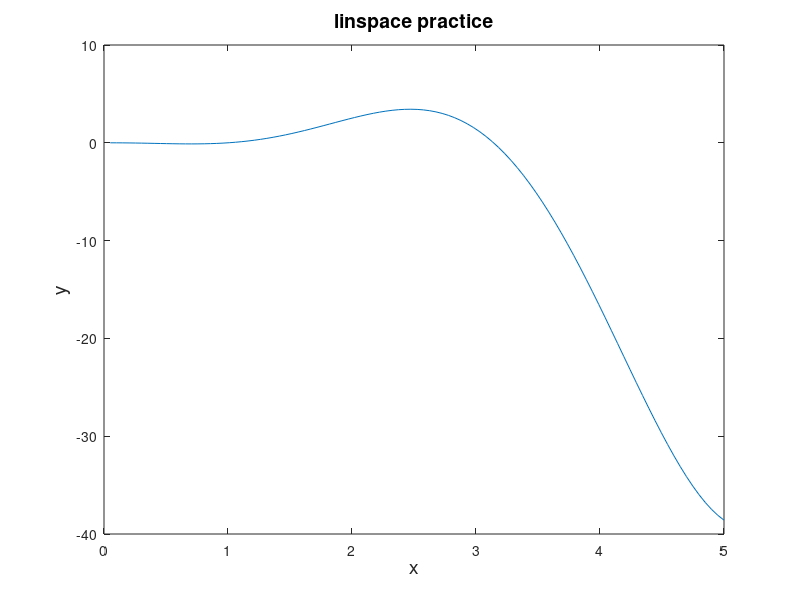
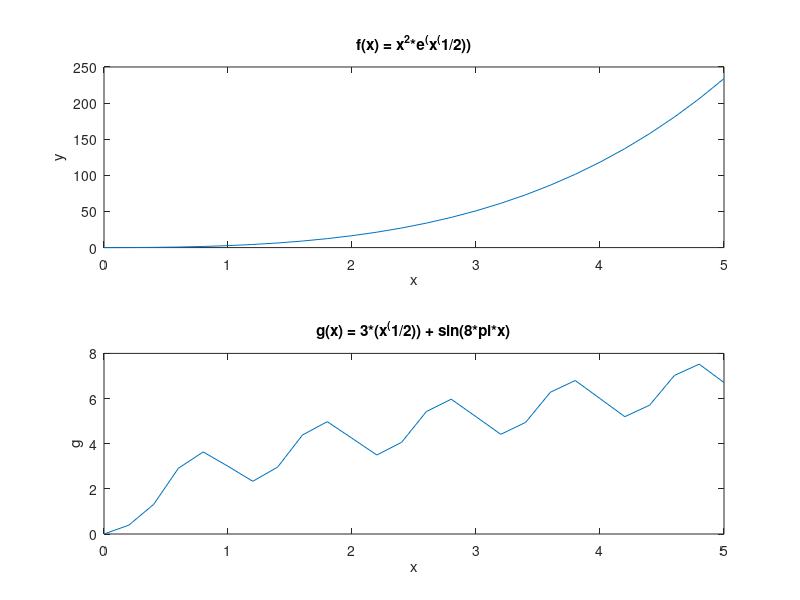
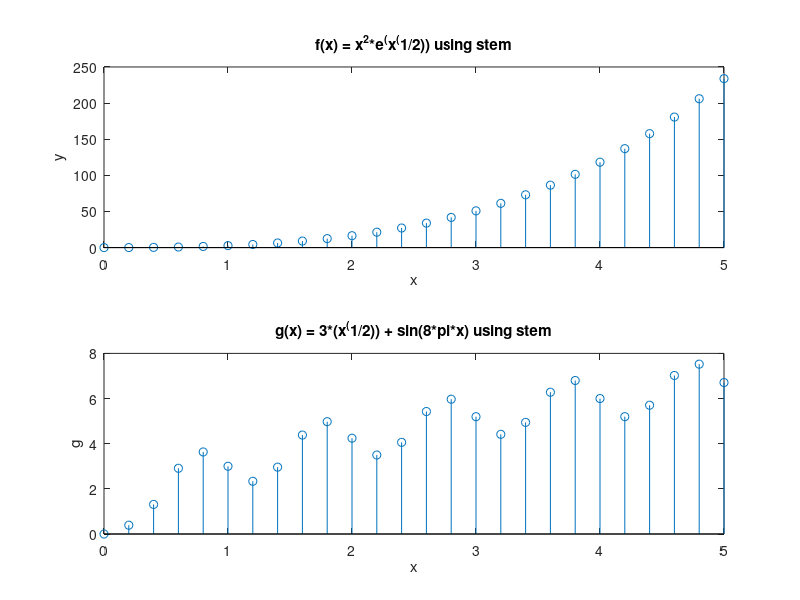

MATLAB code for these plots, in order: (Note: this script raises an error after producing the figures.)
clear all
%% 3
clear all
linspace(0,1,12)% linspace(x1,x2,n), the space between is (x2-x1)/(n-1);
%% 5.1
clear all
x = linspace(0,5,100);
y = (x.^2).*log(x).*sin(x);
figure;
plot(x,y);
xlabel('x','fontsize',14);
ylabel('y','fontsize',14);
title('linspace practice','fontsize',14);
%% 5.2
clear all
x = 0:0.2:5;
y = (x.^2).*exp(sqrt(x));
g = 3*sqrt(x) + sin(8*pi*x);

figure;
subplot(211);
plot(x,y);
title('f(x) = x^2*e^(x^(1/2))');
xlabel('x');
ylabel('y');

subplot(212);
plot(x,g);
title('g(x) = 3*(x^(1/2)) + sin(8*pi*x)')
xlabel('x');
ylabel('g');


figure;
subplot(211);
stem(x,y);
title('f(x) = x^2*e^(x^(1/2)) using stem');
xlabel('x');
ylabel('y');

subplot(212);
stem(x,g);
title('g(x) = 3*(x^(1/2)) + sin(8*pi*x) using stem');
xlabel('x');
ylabel('g');

%% 6
clear all
x = [1,3,-4,-3,4];
X = myDFT(x);
real_X = real(X);
figure;
stem(real_X,'-.r');
hold on;
imag_X = imag(X);
stem(imag_X,'-b');
legend('realX','imagX');
title('myDFT');
xlabel('x');
ylabel('X');
hold off;
%% 7
clear all
x = linspace(-5,5,300);
y = linspace(-4,4,400);
[xx,yy] = meshgrid(x,y);
f = sinc(sqrt(xx.^2 + yy.^2));
figure;
imagesc(x,y,mag2db(abs(f)));
xlabel('x','fontsize',14);
ylabel('y','fontsize',14);
title('f = sinc(sqrt(xx.^2 + yy.^2))');
f = sinc(xx).*sinc(yy);
figure;
imagesc(x,y,mag2db(abs(f)));
xlabel('x');
ylabel('y');
title('f = sinc(xx).*sinc(yy)');
%% 8.1
clear all
load speechsig.mat 
Fs = 9000;
soundsc(x,Fs); %default 8192 hertz, frequecny of human hearing is from 20 Hz to 20 khz
%% 8.2
clear all
load clown
figure;
imagesc(X);
title('clown');
xlabel('x');
ylabel('y');
colormap(map);
%
figure;
subplot(211);
plot(X(17,:));
title('17th row');
xlabel('x');
ylabel('y');
subplot(212);
plot(X(:,49));
title('49th column');
xlabel('x');
ylabel('y');
%
figure;
transposeX = X.';
imagesc(transposeX);
title('transposed clown');
xlabel('transposed x');
ylabel('transposed y');
colormap(map);